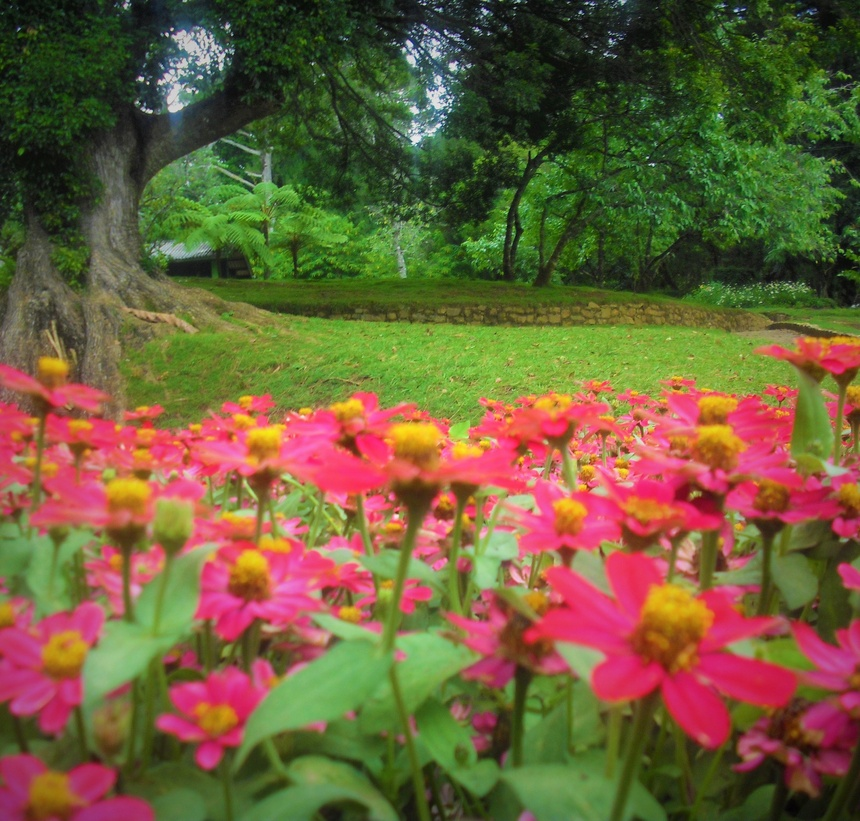
#> input picture garden.jpg, 860 x 821 px, shrunk from 2865 x 2736 before the run
$ python NdArrays.py
#> lines starting #> are read from the running program, lines starting #| are printed output that depends on the picture
import matplotlib.pyplot as plt

# Loading the image using Matplotlib
garden_image = plt.imread('garden.jpg')
#> garden_image is the input picture: shape (821, 860, 3); mean R, G, B 111.1, 94.3, 58.6
type(garden_image)

print(type(garden_image))
#| <class 'numpy.ndarray'>

red = garden_image[:, :, 0]
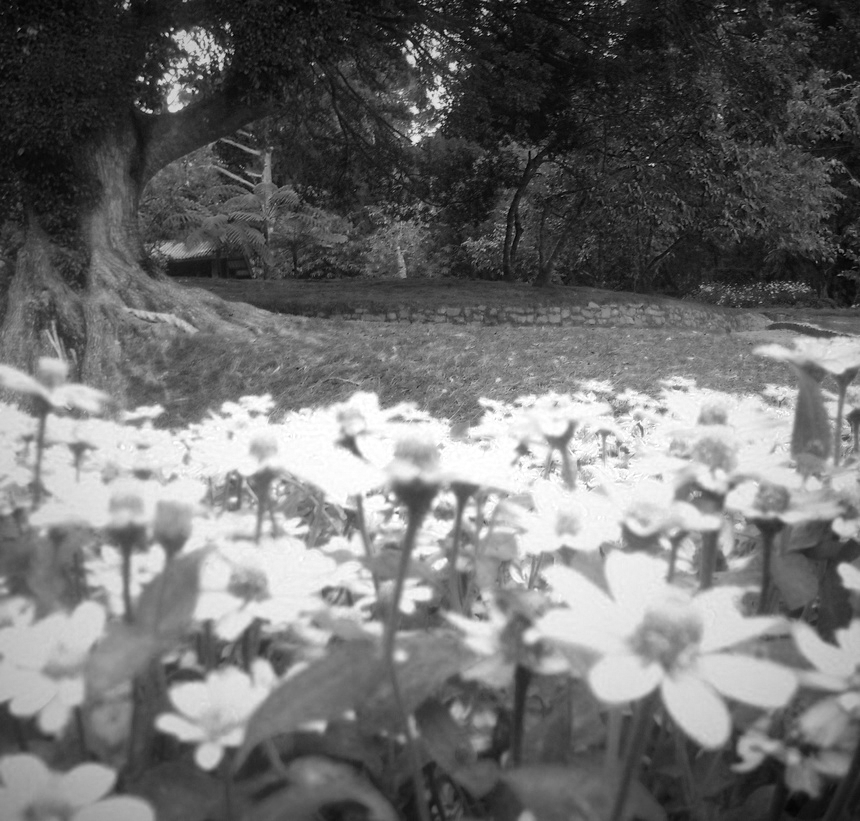
#> red: shape (821, 860); min 0, max 255, mean 111.1
green = garden_image[:, :, 1]
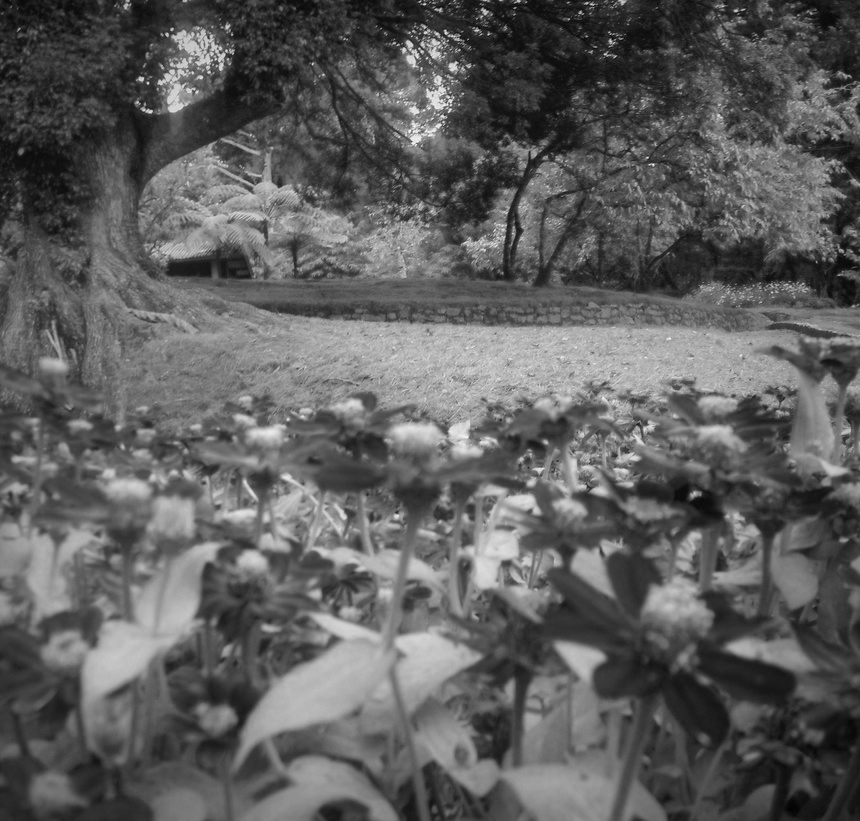
#> green: shape (821, 860); min 1, max 248, mean 94.3
blue = garden_image[:, :, 2]
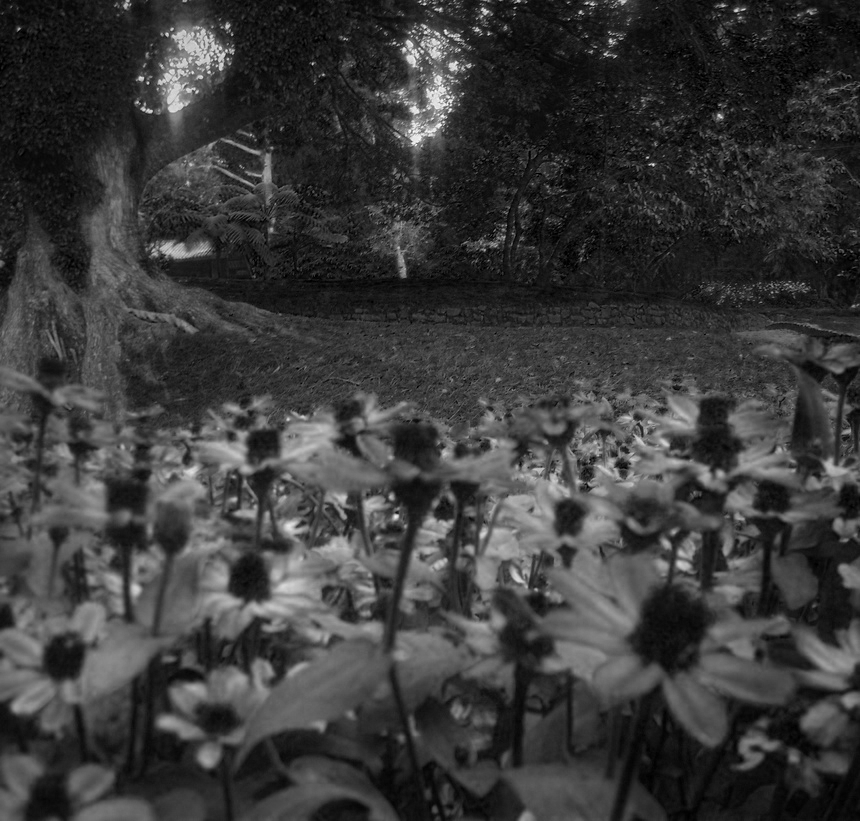
#> blue: shape (821, 860); min 0, max 255, mean 58.6

plt.imshow(green)
plt.show()
